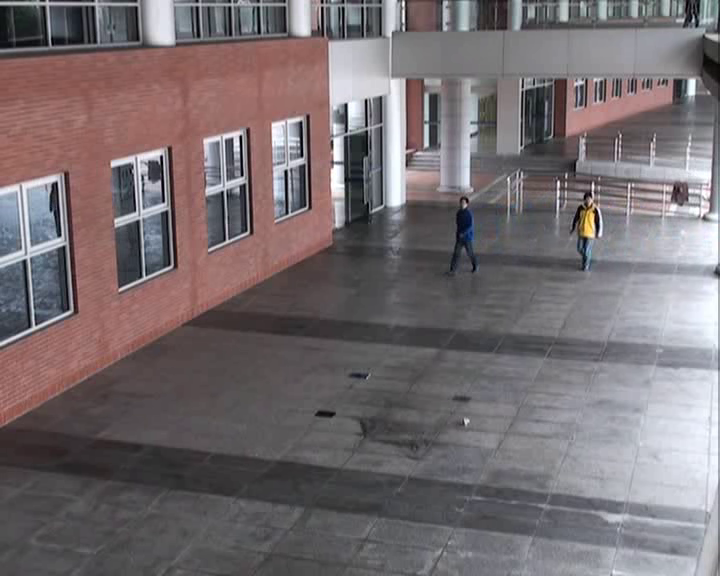
//> input picture frame 117 of opencvLearnVideo/m.avi, 720 x 576 px, given in place of the camera
$ ./videoTest   (built with g++ and OpenCV 4)
//> lines starting //> are read from the running program, lines starting //| are printed output that depends on the picture
#include<opencv2\opencv.hpp>
using namespace cv;

int main() {
	// [11 lines of commented-out code are left out]
	VideoCapture capture(0);//从摄像头读入视频
	Mat edges;
	while (1) {
		Mat frame;
		capture >> frame;//读取当前帧
//> frame is the input picture: 576 rows x 720 cols, CV_8UC3; mean B, G, R 112.3, 109.3, 117.9

		//将原图像转换为灰度图
		//cvtColor(frame, edges, CV_BGR2GRAY);//opencv2版代码
		cvtColor(frame, edges, COLOR_BGR2GRAY);//opencv3版代码
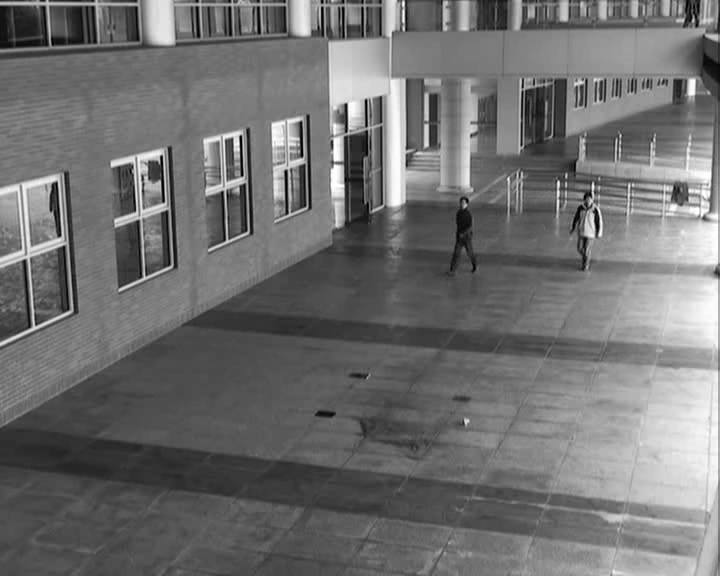
//> edges: 576 rows x 720 cols, CV_8UC1; min 0, max 255, mean 112.3
		blur(edges, edges, Size(7, 7));//使用3x3内核来降噪（2x3+1=7），模糊，Size内数字越大，线条越少，即模糊越厉害
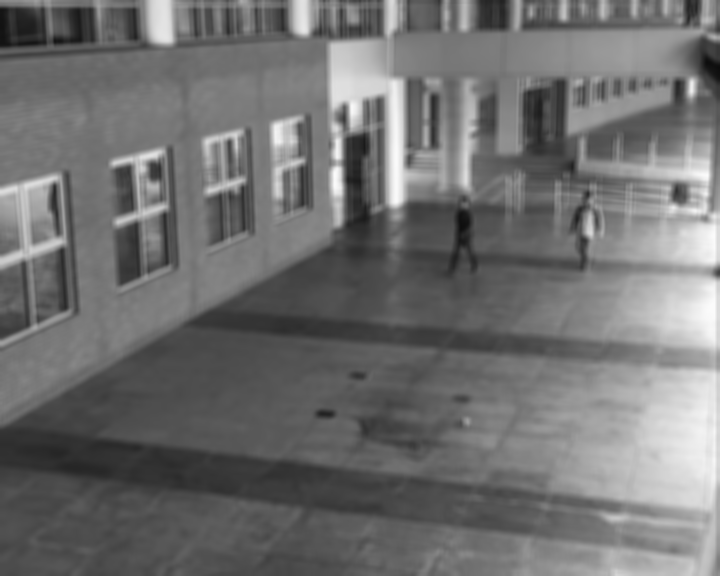
//> edges: 576 rows x 720 cols, CV_8UC1; min 12, max 251, mean 112.3
		Canny(edges,edges,0,30,3);//进行Canny边缘检测并显示
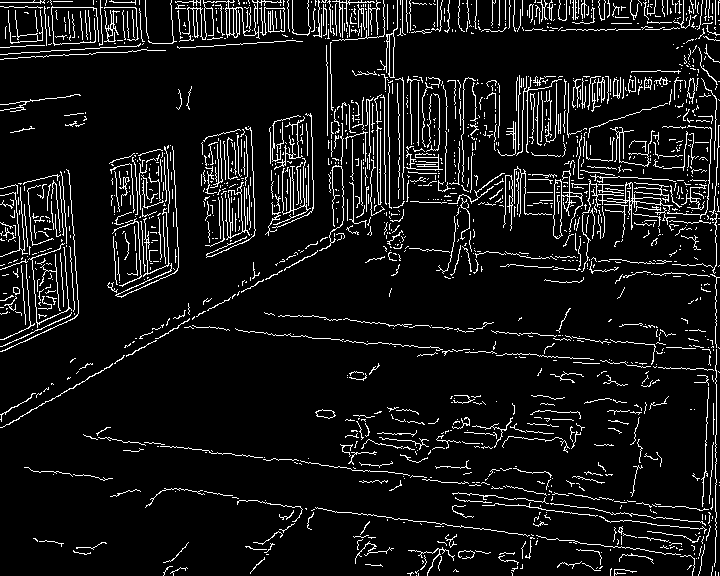
//> edges: 576 rows x 720 cols, CV_8UC1; 8.3% white in thin lines or dots
		imshow("读取摄像头", frame);//显示当前帧
		imshow("边缘检测并高斯模糊的图像", edges);//显示经过处理的图像
		if(waitKey(30) >= 0) break;//延时30ms,超过时跳出循环读取摄像头（比如按下空格键）
//> the Esc key is pressed
	}
	return 0;
}

$ run again, starting later in the video
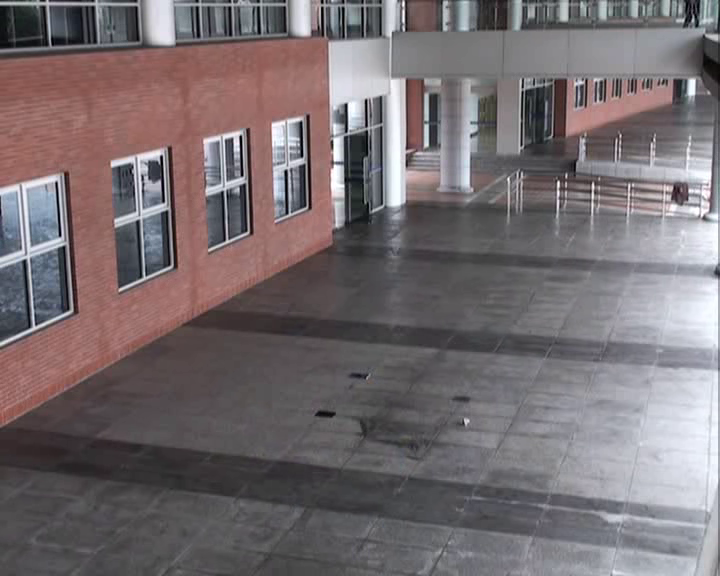
//> input picture frame 530 of opencvLearnVideo/m.avi, 720 x 576 px, given in place of the camera
//> frame is the input picture: 576 rows x 720 cols, CV_8UC3; mean B, G, R 112.3, 109.4, 118.1
//> `blur(edges, edges, Size(7, 7));`:
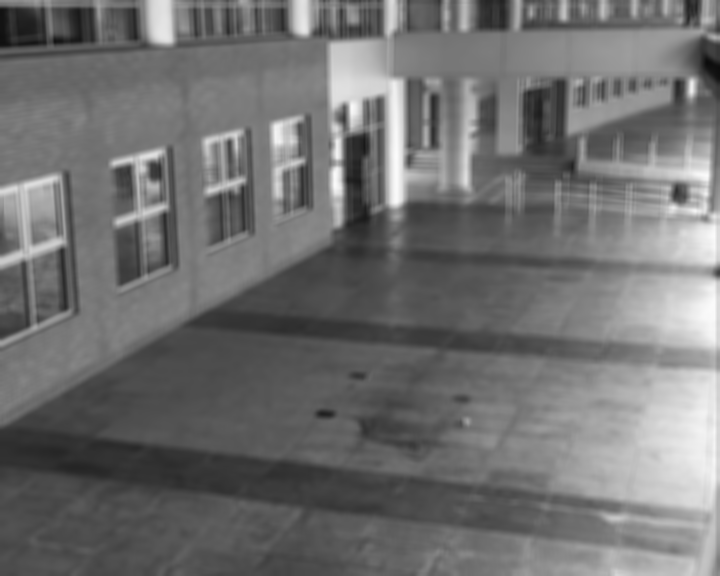
//> edges: 576 rows x 720 cols, CV_8UC1; min 12, max 251, mean 112.4
//> `Canny(edges,edges,0,30,3);`:
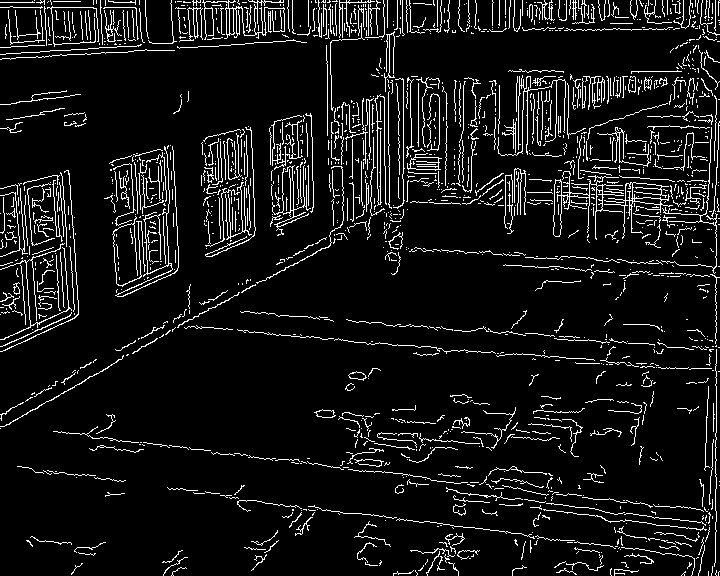
//> edges: 576 rows x 720 cols, CV_8UC1; 8.2% white in thin lines or dots

$ run again, starting later in the video
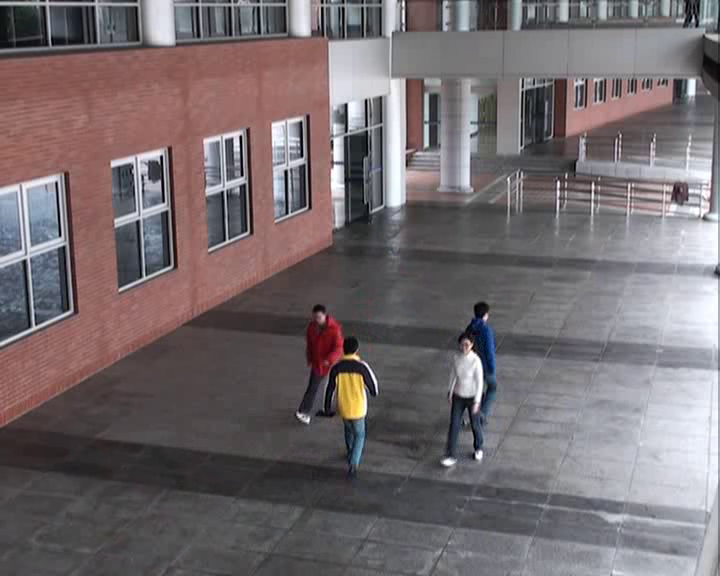
//> input picture frame 942 of opencvLearnVideo/m.avi, 720 x 576 px, given in place of the camera
//> frame is the input picture: 576 rows x 720 cols, CV_8UC3; mean B, G, R 110.2, 107.4, 116.2
//> `blur(edges, edges, Size(7, 7));`:
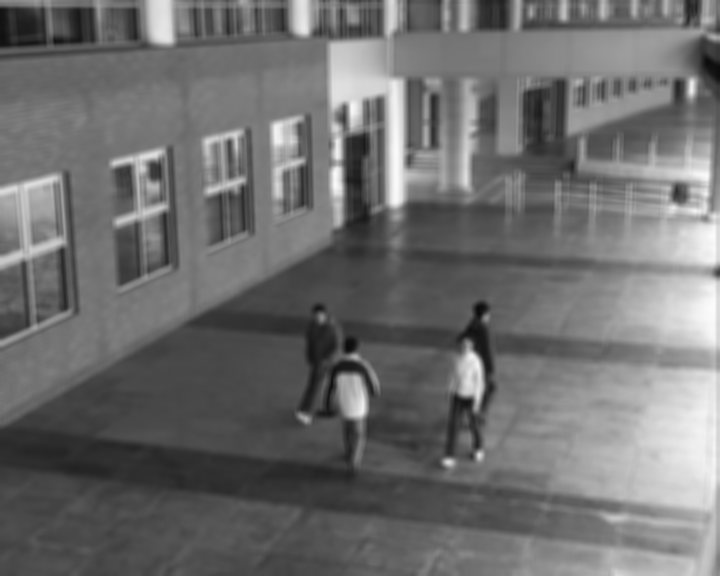
//> edges: 576 rows x 720 cols, CV_8UC1; min 10, max 251, mean 110.4
//> `Canny(edges,edges,0,30,3);`:
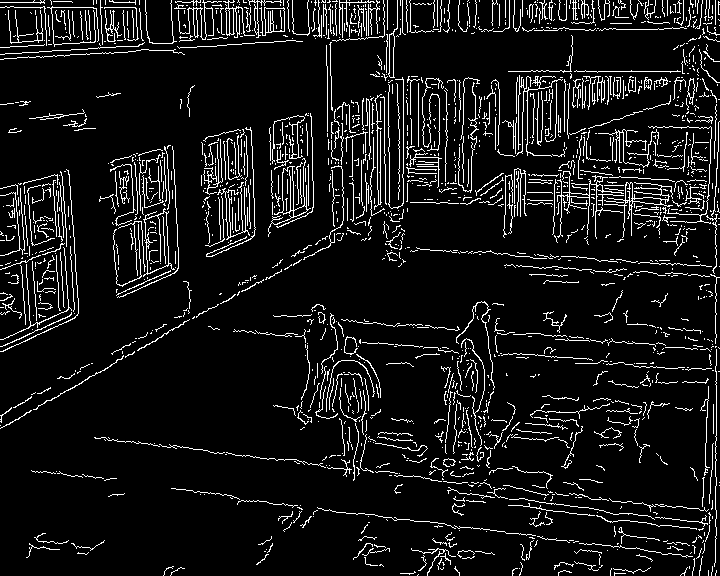
//> edges: 576 rows x 720 cols, CV_8UC1; 8.6% white in thin lines or dots
